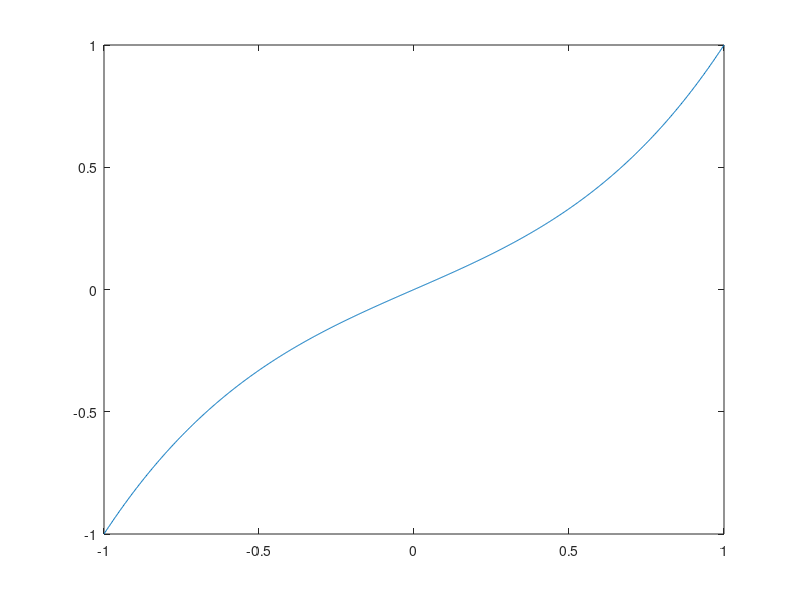

Here is the MATLAB script that generated this plot: (Note: this script raises an error after producing the figure.)
clc; clear; close all;

x = linspace(-1, 1, 1000);
trueSol = @(x) (3 * exp(1) / (exp(2) - 1)) .* (exp(x) - exp(-x)) - 2 .* x;
plot(x, trueSol(x));
sol = bvp4c(@ode, @bc, bvpinit(x, @(x) [0, 0]));
hold on;
plot(sol.x,sol.y(1, :));
hold off;
fprintf("L2 diff norm: %.10f\n", sqrt(trapz(x, (trueSol(x) - sol.y(1, :)) .^ 2)));
fprintf("C diff norm:  %.10f\n", max(abs(trueSol(x) - sol.y(1, :))));
legend('true solution','bvp4c solution','Location','southeast');

function dy = ode(x, y)
    dy(1) = y(2);
    dy(2) = y(1) + 2*x;
end

function res = bc(ya,yb)
    res(1) = ya(1)+1;
    res(2) = yb(1)-1;
end
